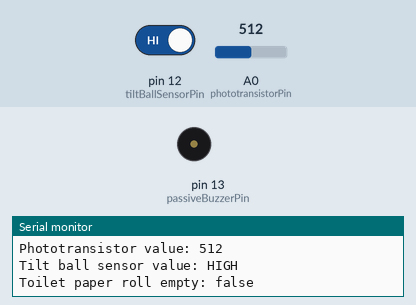
Recording of a sketch running on a simulated Arduino Uno, built with avr-gcc and run on an emulated ATmega328P. Shown: buzzer (waves = sounding), the last lines printed to the serial monitor. The inputs (shaded band) are chosen by the test bench; at power-on: pin 12 (tiltBallSensorPin) HIGH, A0 (phototransistorPin) = 512.

Above: at 1.8 s.
1.9 s: pin 12 (tiltBallSensorPin) driven LOW
4.6 s: A0 (phototransistorPin) set to 110
6.1 s: A0 (phototransistorPin) set to 96
At 11.54 s:
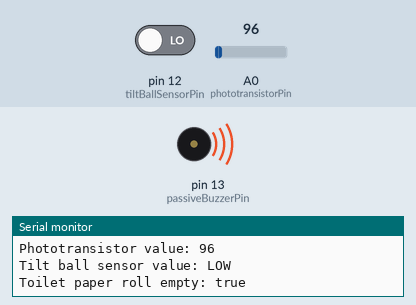
Timing chart, 0 to 18.4 s (numbered marks = the images above; inputs shaded):
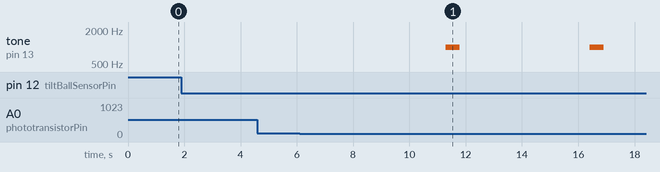

The sketch:

toilet-roll-inator.ino
```cpp
/*
  Toilet Paper Roll Monitor
  This code uses a phototransistor to detect if the toilet paper roll is empty.
  If the phototransistor detects light and the tilt ball sensor is closed, it triggers the passive buzzer.
  The buzzer will beep every 5 seconds.
  The buzzer stops if the tilt ball sensor is opened and then closed and toilet paper roll is not empty.
*/

const int phototransistorPin = A0;
const int tiltBallSensorPin = 12;
const int passiveBuzzerPin = 13;

// Light threshold and time variables
const int lightThreshold = 105;
const unsigned long buzzerInterval = 5000; // 5 seconds
const unsigned long buzzerBeepDuration = 500; // 0.5 seconds

// State variables
bool isTiltSensorOpen = false;
bool toiletPaperRollEmpty = false;
unsigned long buzzerStartTime = 0;
bool buzzerActive = false;

void setup() {
  // Initialize serial communication
  Serial.begin(9600);

  pinMode(phototransistorPin, INPUT);
  pinMode(tiltBallSensorPin, INPUT_PULLUP);
  pinMode(passiveBuzzerPin, OUTPUT);
}

void loop() {
  // Read phototransistor and tilt ball sensor values
  int lightLevel = analogRead(phototransistorPin);
  bool tiltSensorState = digitalRead(tiltBallSensorPin);

  // Print sensor values
  Serial.print("Phototransistor value: ");
  Serial.println(lightLevel);
  Serial.print("Tilt ball sensor value: ");
  Serial.println(tiltSensorState ? "HIGH" : "LOW");

  // Check if the tilt ball sensor is open
  if (tiltSensorState == HIGH) {
    isTiltSensorOpen = true;
  }

  // Check if the tilt ball sensor is closed
  if (tiltSensorState == LOW && isTiltSensorOpen) {
    isTiltSensorOpen = false;
    if (!toiletPaperRollEmpty) {
      buzzerActive = false;
    }
  }

  // Check if the light level is below the threshold and the tilt sensor is closed (default state)
  if (lightLevel < lightThreshold && tiltSensorState == LOW) {
    toiletPaperRollEmpty = true;
  } else {
    toiletPaperRollEmpty = false;
  }

  // Print toiletPaperRollEmpty value
  Serial.print("Toilet paper roll empty: ");
  Serial.println(toiletPaperRollEmpty ? "true" : "false");

  // Control the buzzer based on toiletPaperRollEmpty and tilt sensor state
  if (toiletPaperRollEmpty && !buzzerActive) {
    buzzerActive = true;
    buzzerStartTime = millis();
  }

  if (buzzerActive) {
    if (millis() - buzzerStartTime >= buzzerInterval) {
      buzzerStartTime = millis();
      tone(passiveBuzzerPin, 1000, buzzerBeepDuration); // Play a 1000Hz tone for 0.5 seconds
    }
  } else {
    buzzerStartTime = 0;
    noTone(passiveBuzzerPin);
  }

  delay(1000); // Add a delay to reduce the frequency of sensor readings and printouts
}
```

Measured:
- the behaviour switches between 105 and 104 on A0 (phototransistorPin) (found by bisection; images 0 and 1)
- after the input at 6.1 s, tone on pin 13 (passiveBuzzerPin): alternates 1000 Hz for 0.50 s and silent for 4.6 s, starting after 5.2 s
